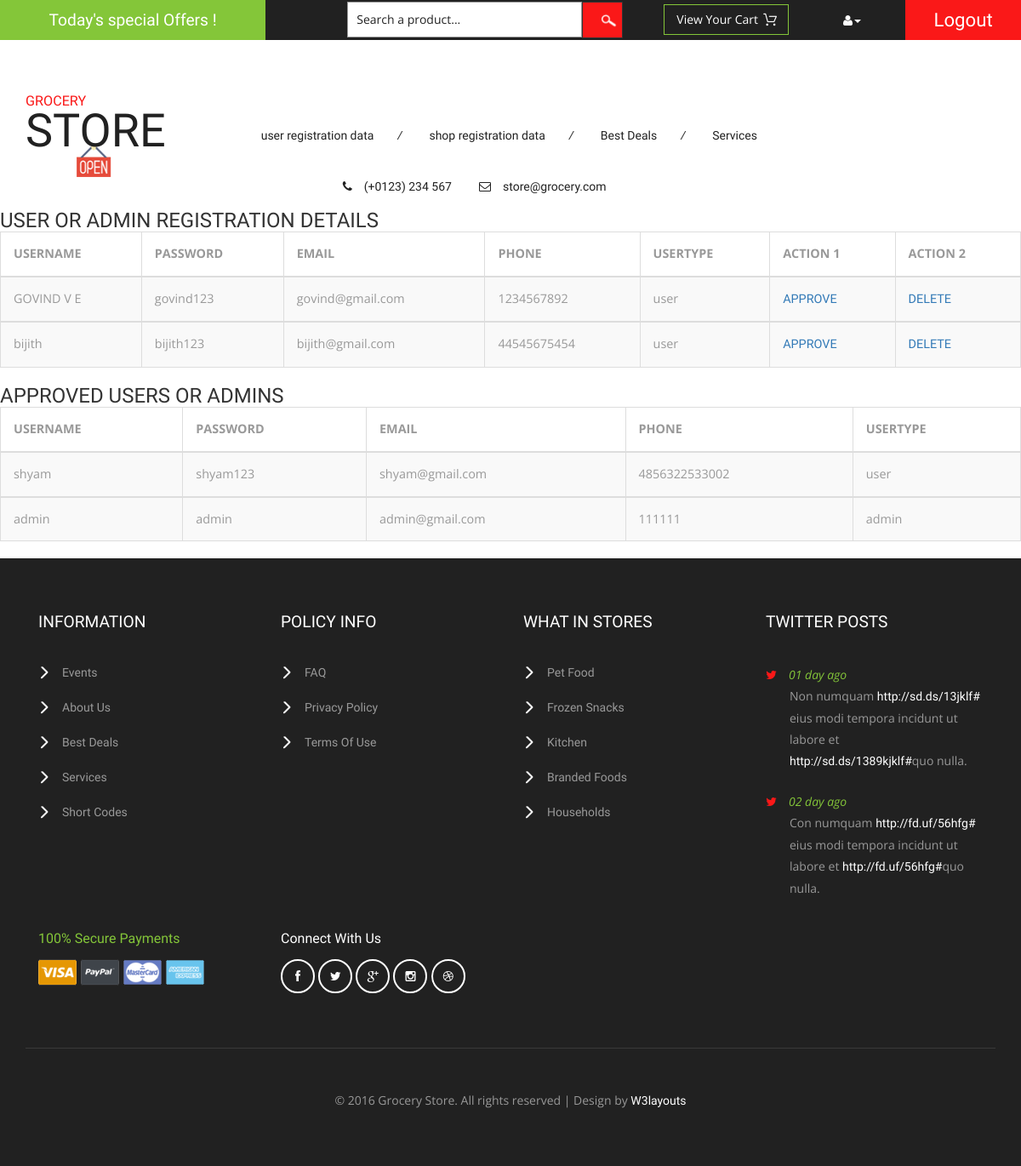
The app's page /adminview1/ with its own data.
### finalapp/models.py (models this page shows)
class registration(models.Model):
    username=models.CharField(max_length=100,null=True)
    password=models.CharField(max_length=100,null=True)
    email=models.EmailField(max_length=100,null=True)
    phone=models.IntegerField(max_length=100,null=True)
    usertype=models.CharField(max_length=100,null=True)
    status=models.CharField(max_length=100,null=True,default="pending")

### finalapp/views.py (the view)
# urls.py: path('adminview1/',views.adminview1),
def adminview1(request):
    userdata=registration.objects.filter(status="pending")
    approvedusers=registration.objects.filter(status="approved")
    return render(request,"adminview1.html",{"data1":userdata,"data2":approvedusers})

### templates/adminview1.html
{% extends 'adminbase.html' %}
{% block header %}
<h3>USER OR ADMIN REGISTRATION DETAILS</h3>
{% if data1 %}
<table id="example" class="table table-striped table-bordered" cellspacing="0" width="100%">
	<thead>
		<tr>
			<th>USERNAME</th>
			<th>PASSWORD</th>
			<th>EMAIL</th>
			<th>PHONE</th>
			<th>USERTYPE</th>
            <th>ACTION 1</th>
            <th>ACTION 2</th>
		</tr>
	</thead>
    {% for i in data1 %}
	<tbody>
		<tr>
			<td>{{i.username}}</td>
			<td>{{i.password}}</td>
			<td>{{i.email}}</td>
			<td>{{i.phone}}</td>
			<td>{{i.usertype}}</td>
            <td><a href="/adminapproval?d1={{i.id}}&status=approved&email={{i.email}}">APPROVE</a></td>
            <td><a href="/adminapproval?d1={{i.id}}&status&email={{i.email}}=delete">DELETE</a></td>
		</tr>
	</tbody>
    {% endfor %}
</table>
{% else %}
<h3>No Data</h3>
{% endif %}
<h3>APPROVED USERS OR ADMINS</h3>
{% if data2 %}
<table id="example" class="table table-striped table-bordered" cellspacing="0" width="100%">
	<thead>
		<tr>
			<th>USERNAME</th>
			<th>PASSWORD</th>
			<th>EMAIL</th>
			<th>PHONE</th>
			<th>USERTYPE</th>
		</tr>
	</thead>
    {% for i in data2 %}
	<tbody>
		<tr>
			<td>{{i.username}}</td>
			<td>{{i.password}}</td>
			<td>{{i.email}}</td>
			<td>{{i.phone}}</td>
			<td>{{i.usertype}}</td>
		</tr>
	</tbody>
    {% endfor %}
</table>
{% else %}
<h3>No Data</h3>
{% endif %}
{% endblock %}

### templates/adminbase.html (shortened to what this page needs)
{% load static %}
<!DOCTYPE html>
<html>
<head>
<link href="{% static 'css/bootstrap.css' %}" rel="stylesheet" type="text/css" media="all" />
<link href="{% static 'css/style.css' %}" rel="stylesheet" type="text/css" media="all" />
<link href="{% static 'css/font-awesome.css' %}" rel="stylesheet" type="text/css" media="all" />
</head>
<body>
	<div class="agileits_header">
		<div class="w3l_offers">
			<a href="products.html">Today's special Offers !</a>
		</div>
		<div class="w3l_search">
			<form action="#" method="post">
				<input type="text" name="Product" value="Search a product..." onfocus="this.value = '';" onblur="if (this.value == '') {this.value = 'Search a product...';}" required="">
				<input type="submit" value=" ">
			</form>
		</div>
		<div class="product_list_header">
			<form action="#" method="post" class="last">
                <fieldset>
                    <input type="submit" name="submit" value="View your cart" class="button" />
                </fieldset>
            </form>
		</div>
		<div class="w3l_header_right">
			<ul>
				<li class="dropdown profile_details_drop">
					<a href="#" class="dropdown-toggle" data-toggle="dropdown"><i class="fa fa-user" aria-hidden="true"></i><span class="caret"></span></a>
				</li>
			</ul>
		</div>
		<div class="w3l_header_right1">
			<h2><a href="/home">Logout</a></h2>
		</div>
	</div>
	<div class="logo_products">
		<div class="container">
			<div class="w3ls_logo_products_left">
				<h1><a href="/admin index"><span>Grocery</span> Store</a></h1>
			</div>
			<div class="w3ls_logo_products_left1">
				<ul class="special_items">
					<li><a href="/adminview1">user registration data</a><i>/</i></li>
					<li><a href="/adminview2">shop registration data</a><i>/</i></li>
					<li><a href="products.html">Best Deals</a><i>/</i></li>
					<li><a href="services.html">Services</a></li>
				</ul>
			</div>
			<div class="w3ls_logo_products_left1">
				<ul class="phone_email">
					<li><i class="fa fa-phone" aria-hidden="true"></i>(+0123) 234 567</li>
					<li><i class="fa fa-envelope-o" aria-hidden="true"></i><a href="mailto:store@grocery.com">store@grocery.com</a></li>
				</ul>
			</div>
			<div class="clearfix"> </div>
		</div>
	</div>
{% block header %}
{% endblock %}
<div class="footer">
    <div class="container">
        <div class="col-md-3 w3_footer_grid">
            <h3>information</h3>
            <ul class="w3_footer_grid_list">
                <li><a href="events.html">Events</a></li>
                <li><a href="about.html">About Us</a></li>
                <li><a href="products.html">Best Deals</a></li>
                <li><a href="services.html">Services</a></li>
                <li><a href="short-codes.html">Short Codes</a></li>
            </ul>
        </div>
        <div class="col-md-3 w3_footer_grid">
            <h3>policy info</h3>
            <ul class="w3_footer_grid_list">
                <li><a href="faqs.html">FAQ</a></li>
                <li><a href="privacy.html">privacy policy</a></li>
                <li><a href="privacy.html">terms of use</a></li>
            </ul>
        </div>
        <div class="col-md-3 w3_footer_grid">
            <h3>what in stores</h3>
            <ul class="w3_footer_grid_list">
                <li><a href="pet.html">Pet Food</a></li>
                <li><a href="frozen.html">Frozen Snacks</a></li>
                <li><a href="kitchen.html">Kitchen</a></li>
                <li><a href="products.html">Branded Foods</a></li>
                <li><a href="household.html">Households</a></li>
            </ul>
        </div>
        <div class="col-md-3 w3_footer_grid">
            <h3>twitter posts</h3>
            <ul class="w3_footer_grid_list1">
                <li><label class="fa fa-twitter" aria-hidden="true"></label><i>01 day ago</i><span>Non numquam <a href="#">http://sd.ds/13jklf#</a>
                    eius modi tempora incidunt ut labore et
                    <a href="#">http://sd.ds/1389kjklf#</a>quo nulla.</span></li>
                <li><label class="fa fa-twitter" aria-hidden="true"></label><i>02 day ago</i><span>Con numquam <a href="#">http://fd.uf/56hfg#</a>
                    eius modi tempora incidunt ut labore et
                    <a href="#">http://fd.uf/56hfg#</a>quo nulla.</span></li>
            </ul>
        </div>
        <div class="clearfix"> </div>
        <div class="agile_footer_grids">
            <div class="col-md-3 w3_footer_grid agile_footer_grids_w3_footer">
                <div class="w3_footer_grid_bottom">
                    <h4>100% secure payments</h4>
                    <img src="{% static 'images/card.png' %}" alt=" " class="img-responsive" />
                </div>
            </div>
            <div class="col-md-3 w3_footer_grid agile_footer_grids_w3_footer">
                <div class="w3_footer_grid_bottom">
                    <h5>connect with us</h5>
                    <ul class="agileits_social_icons">
                        <li><a href="#" class="facebook"><i class="fa fa-facebook" aria-hidden="true"></i></a></li>
                        <li><a href="#" class="twitter"><i class="fa fa-twitter" aria-hidden="true"></i></a></li>
                        <li><a href="#" class="google"><i class="fa fa-google-plus" aria-hidden="true"></i></a></li>
                        <li><a href="#" class="instagram"><i class="fa fa-instagram" aria-hidden="true"></i></a></li>
                        <li><a href="#" class="dribbble"><i class="fa fa-dribbble" aria-hidden="true"></i></a></li>
                    </ul>
                </div>
            </div>
            <div class="clearfix"> </div>
        </div>
        <div class="wthree_footer_copy">
            <p>© 2016 Grocery Store. All rights reserved | Design by <a href="http://w3layouts.com/">W3layouts</a></p>
        </div>
    </div>
</div>
</body>
</html>

### records on screen
registration: username "GOVIND V E", password "govind123", email "govind@gmail.com", phone "1234567892", usertype "user"
registration: username "bijith", password "bijith123", email "bijith@gmail.com", phone "44545675454", usertype "user"
registration: username "shyam", password "shyam123", email "shyam@gmail.com", phone "4856322533002", usertype "user"
registration: username "admin", password "admin", email "admin@gmail.com", phone "111111", usertype "admin"
